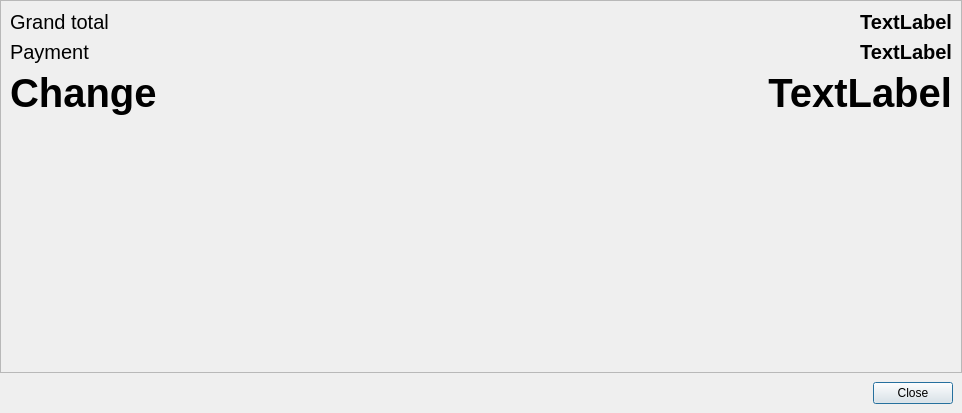
<?xml version="1.0" encoding="UTF-8"?>
<ui version="4.0">
 <class>DialogPostOrder</class>
 <widget class="QDialog" name="DialogPostOrder">
  <property name="geometry">
   <rect>
    <x>0</x>
    <y>0</y>
    <width>962</width>
    <height>413</height>
   </rect>
  </property>
  <property name="windowTitle">
   <string>Sign up</string>
  </property>
  <property name="modal">
   <bool>true</bool>
  </property>
  <layout class="QVBoxLayout" name="verticalLayout_2">
   <property name="spacing">
    <number>0</number>
   </property>
   <property name="leftMargin">
    <number>0</number>
   </property>
   <property name="topMargin">
    <number>0</number>
   </property>
   <property name="rightMargin">
    <number>0</number>
   </property>
   <property name="bottomMargin">
    <number>0</number>
   </property>
   <item>
    <widget class="QFrame" name="frame">
     <property name="frameShape">
      <enum>QFrame::StyledPanel</enum>
     </property>
     <property name="frameShadow">
      <enum>QFrame::Raised</enum>
     </property>
     <layout class="QVBoxLayout" name="verticalLayout">
      <item>
       <layout class="QFormLayout" name="formLayout">
        <item row="0" column="0">
         <widget class="QLabel" name="label">
          <property name="font">
           <font>
            <pointsize>15</pointsize>
           </font>
          </property>
          <property name="text">
           <string>Grand total</string>
          </property>
         </widget>
        </item>
        <item row="1" column="0">
         <widget class="QLabel" name="label_2">
          <property name="font">
           <font>
            <pointsize>15</pointsize>
           </font>
          </property>
          <property name="text">
           <string>Payment</string>
          </property>
         </widget>
        </item>
        <item row="2" column="0">
         <widget class="QLabel" name="label_3">
          <property name="font">
           <font>
            <pointsize>30</pointsize>
            <weight>75</weight>
            <bold>true</bold>
           </font>
          </property>
          <property name="text">
           <string>Change</string>
          </property>
         </widget>
        </item>
        <item row="0" column="1">
         <widget class="QLabel" name="labelGrandTotal">
          <property name="font">
           <font>
            <pointsize>15</pointsize>
            <weight>75</weight>
            <bold>true</bold>
           </font>
          </property>
          <property name="text">
           <string>TextLabel</string>
          </property>
          <property name="alignment">
           <set>Qt::AlignRight|Qt::AlignTrailing|Qt::AlignVCenter</set>
          </property>
         </widget>
        </item>
        <item row="1" column="1">
         <widget class="QLabel" name="labelPayment">
          <property name="font">
           <font>
            <pointsize>15</pointsize>
            <weight>75</weight>
            <bold>true</bold>
           </font>
          </property>
          <property name="text">
           <string>TextLabel</string>
          </property>
          <property name="alignment">
           <set>Qt::AlignRight|Qt::AlignTrailing|Qt::AlignVCenter</set>
          </property>
         </widget>
        </item>
        <item row="2" column="1">
         <widget class="QLabel" name="labelChange">
          <property name="font">
           <font>
            <pointsize>30</pointsize>
            <weight>75</weight>
            <bold>true</bold>
           </font>
          </property>
          <property name="text">
           <string>TextLabel</string>
          </property>
          <property name="alignment">
           <set>Qt::AlignRight|Qt::AlignTrailing|Qt::AlignVCenter</set>
          </property>
         </widget>
        </item>
       </layout>
      </item>
      <item>
       <spacer name="verticalSpacer">
        <property name="orientation">
         <enum>Qt::Vertical</enum>
        </property>
        <property name="sizeHint" stdset="0">
         <size>
          <width>20</width>
          <height>290</height>
         </size>
        </property>
       </spacer>
      </item>
     </layout>
    </widget>
   </item>
   <item>
    <widget class="QWidget" name="widgetConfirmationButton" native="true">
     <layout class="QHBoxLayout" name="horizontalLayout_2">
      <item>
       <spacer name="horizontalSpacer">
        <property name="orientation">
         <enum>Qt::Horizontal</enum>
        </property>
        <property name="sizeHint" stdset="0">
         <size>
          <width>40</width>
          <height>20</height>
         </size>
        </property>
       </spacer>
      </item>
      <item>
       <widget class="QPushButton" name="pushButtonClose">
        <property name="text">
         <string>Close</string>
        </property>
       </widget>
      </item>
     </layout>
    </widget>
   </item>
  </layout>
 </widget>
 <resources/>
 <connections/>
</ui>
